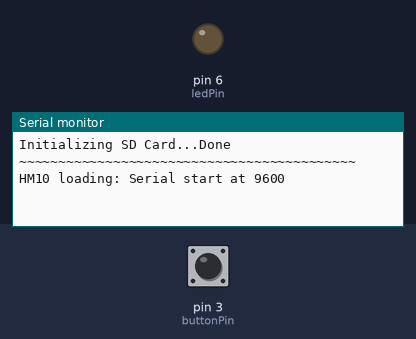
This sketch was run on a simulated Arduino Uno, built for the host (arithmetic inside an expression is 32-bit, double 64-bit). Shown: output pins drawn as LEDs (lit = HIGH), the last lines printed to the serial monitor. The test bench sets the inputs (shaded band); at power-on: pin 3 (buttonPin) LOW. Storage starts empty; the audio player accepts every command and is not drawn.

Above: at 1.2 s.
1.3 s: pin 3 (buttonPin) pulled HIGH for 0.15 s
At 2.1 s:
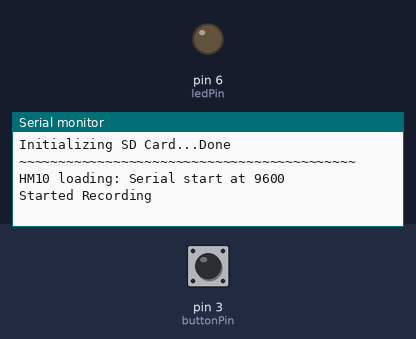
At 4.1 s:
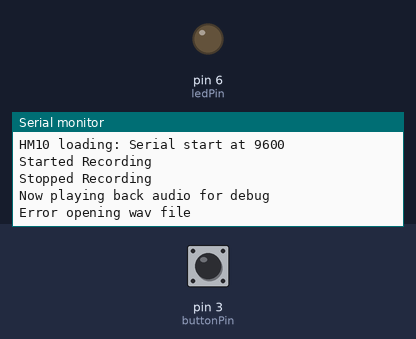

Measured:
- after the input at 1.3 s, the serial monitor: prints a new line at once (image 1)

The sketch:

sketch_aug24a.ino
```cpp
#include <SoftwareSerial.h>
#include <SD.h>
#include <SPI.h>
#include <TMRpcm.h>

TMRpcm audio;

const int buttonPin = 3;
const int ledPin = 6;
const int chipSelect = 10;

SoftwareSerial HM10(2, 4);
char appData;
bool isRecording = false;
byte terminationSequence[] = {0xFF, 0xFF, 0xFF, 0xFF};

void setup() {
  audio.speakerPin = 9;
  audio.CSPin = chipSelect;
  audio.setVolume(6);

  Serial.begin(9600);
  pinMode(buttonPin, INPUT);
  pinMode(ledPin, OUTPUT);

  Serial.print(F("Initializing SD Card..."));
  if (!SD.begin(chipSelect)) {
    Serial.println(F("Failed"));
    return;
  }

  Serial.println(F("Done"));
  Serial.println(F("~~~~~~~~~~~~~~~~~~~~~~~~~~~~~~~~~~~~~~~~~~~"));
  Serial.println(F("HM10 loading: Serial start at 9600"));
  HM10.begin(9600);
}

void loop() {
  int buttonState = digitalRead(buttonPin);

  if (buttonState == HIGH && !isRecording) {
    audio.startRecording("test.wav", 8000, A1);
    isRecording = true;
    Serial.println(F("Started Recording"));
    //digitalWrite(ledPin, HIGH);
    delay(1000);  // Debounce delay
  }
  else if (buttonState == LOW && isRecording) {
    audio.stopRecording("test.wav");
    isRecording = false;
    Serial.println(F("Stopped Recording"));
    //digitalWrite(ledPin, LOW);
    delay(1000);  // Debounce delay
    Serial.println(F("Now playing back audio for debug"));
    audio.play("test.wav");

    while(audio.isPlaying()){}
    audio.stopPlayback();
    sendFile();
  }
}

void sendFile() {
  File myFile = SD.open("test.wav");
  if (!myFile) {
    Serial.println(F("Error opening wav file"));
    return;
  }

  byte buffer[300];  // Change buffer size back to 20
  unsigned long fileSize = myFile.size();
  unsigned long bytesSent = 0;

  while (myFile.available()) {
    int bytesRead = myFile.read(buffer, sizeof(buffer));
    HM10.write(buffer, bytesRead);
    bytesSent += bytesRead;

    float percentage = ((float)bytesSent / (float)fileSize) * 100;
    Serial.print(F("Sent: "));
    Serial.print(bytesSent);
    Serial.print(F(" bytes ("));
    Serial.print(percentage, 2);
    Serial.println(F("%)"));
  }

  HM10.write(terminationSequence, 4);
  Serial.println(F("Finished sending data"));
  myFile.close();
}
```
